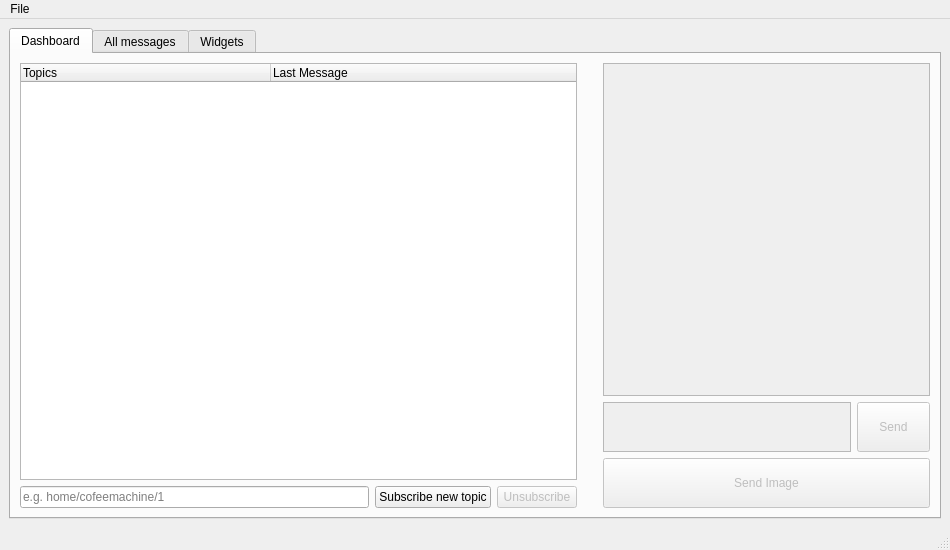
<?xml version="1.0" encoding="UTF-8"?>
<ui version="4.0">
 <class>window</class>
 <widget class="QMainWindow" name="window">
  <property name="enabled">
   <bool>true</bool>
  </property>
  <property name="geometry">
   <rect>
    <x>0</x>
    <y>0</y>
    <width>950</width>
    <height>550</height>
   </rect>
  </property>
  <property name="minimumSize">
   <size>
    <width>950</width>
    <height>550</height>
   </size>
  </property>
  <property name="windowTitle">
   <string>MQTT Explorer</string>
  </property>
  <widget class="QWidget" name="centralwidget">
   <layout class="QGridLayout" name="gridLayout_5">
    <item row="0" column="0">
     <widget class="QTabWidget" name="tabWidget">
      <property name="enabled">
       <bool>true</bool>
      </property>
      <property name="currentIndex">
       <number>0</number>
      </property>
      <widget class="QWidget" name="tab">
       <attribute name="title">
        <string>Dashboard</string>
       </attribute>
       <layout class="QGridLayout" name="gridLayout_2">
        <item row="0" column="0">
         <layout class="QHBoxLayout" name="horizontalLayout" stretch="17,0,10">
          <item>
           <layout class="QVBoxLayout" name="verticalLayout">
            <item>
             <widget class="QTreeWidget" name="treeWidget">
              <property name="enabled">
               <bool>true</bool>
              </property>
              <property name="indentation">
               <number>10</number>
              </property>
              <property name="uniformRowHeights">
               <bool>false</bool>
              </property>
              <property name="itemsExpandable">
               <bool>true</bool>
              </property>
              <property name="allColumnsShowFocus">
               <bool>false</bool>
              </property>
              <property name="wordWrap">
               <bool>false</bool>
              </property>
              <property name="headerHidden">
               <bool>false</bool>
              </property>
              <property name="columnCount">
               <number>2</number>
              </property>
              <attribute name="headerVisible">
               <bool>true</bool>
              </attribute>
              <attribute name="headerCascadingSectionResizes">
               <bool>true</bool>
              </attribute>
              <attribute name="headerMinimumSectionSize">
               <number>250</number>
              </attribute>
              <attribute name="headerHighlightSections">
               <bool>false</bool>
              </attribute>
              <attribute name="headerShowSortIndicator" stdset="0">
               <bool>false</bool>
              </attribute>
              <attribute name="headerStretchLastSection">
               <bool>true</bool>
              </attribute>
              <column>
               <property name="text">
                <string>Topics</string>
               </property>
               <property name="font">
                <font>
                 <weight>50</weight>
                 <bold>false</bold>
                </font>
               </property>
               <property name="textAlignment">
                <set>AlignLeading|AlignVCenter</set>
               </property>
              </column>
              <column>
               <property name="text">
                <string>Last Message</string>
               </property>
              </column>
             </widget>
            </item>
            <item>
             <layout class="QHBoxLayout" name="horizontalLayout_3" stretch="3,1,0">
              <item>
               <widget class="QLineEdit" name="subscribe_text">
                <property name="placeholderText">
                 <string>e.g. home/cofeemachine/1</string>
                </property>
               </widget>
              </item>
              <item>
               <widget class="QPushButton" name="subscribe_btn">
                <property name="text">
                 <string>Subscribe new topic</string>
                </property>
               </widget>
              </item>
              <item>
               <widget class="QPushButton" name="unsubscribe_btn">
                <property name="enabled">
                 <bool>false</bool>
                </property>
                <property name="palette">
                 <palette>
                  <active>
                   <colorrole role="Button">
                    <brush brushstyle="SolidPattern">
                     <color alpha="255">
                      <red>168</red>
                      <green>50</green>
                      <blue>50</blue>
                     </color>
                    </brush>
                   </colorrole>
                   <colorrole role="ButtonText">
                    <brush brushstyle="SolidPattern">
                     <color alpha="255">
                      <red>255</red>
                      <green>255</green>
                      <blue>255</blue>
                     </color>
                    </brush>
                   </colorrole>
                  </active>
                  <inactive>
                   <colorrole role="Button">
                    <brush brushstyle="SolidPattern">
                     <color alpha="255">
                      <red>239</red>
                      <green>239</green>
                      <blue>239</blue>
                     </color>
                    </brush>
                   </colorrole>
                   <colorrole role="ButtonText">
                    <brush brushstyle="SolidPattern">
                     <color alpha="255">
                      <red>0</red>
                      <green>0</green>
                      <blue>0</blue>
                     </color>
                    </brush>
                   </colorrole>
                  </inactive>
                  <disabled>
                   <colorrole role="Button">
                    <brush brushstyle="SolidPattern">
                     <color alpha="255">
                      <red>239</red>
                      <green>239</green>
                      <blue>239</blue>
                     </color>
                    </brush>
                   </colorrole>
                   <colorrole role="ButtonText">
                    <brush brushstyle="SolidPattern">
                     <color alpha="255">
                      <red>190</red>
                      <green>190</green>
                      <blue>190</blue>
                     </color>
                    </brush>
                   </colorrole>
                  </disabled>
                 </palette>
                </property>
                <property name="text">
                 <string>Unsubscribe</string>
                </property>
               </widget>
              </item>
             </layout>
            </item>
           </layout>
          </item>
          <item>
           <spacer name="horizontalSpacer">
            <property name="orientation">
             <enum>Qt::Horizontal</enum>
            </property>
            <property name="sizeHint" stdset="0">
             <size>
              <width>20</width>
              <height>20</height>
             </size>
            </property>
           </spacer>
          </item>
          <item>
           <layout class="QVBoxLayout" name="verticalLayout_2" stretch="20,2,1">
            <item>
             <widget class="QListWidget" name="listWidget">
              <property name="enabled">
               <bool>false</bool>
              </property>
              <property name="autoFillBackground">
               <bool>false</bool>
              </property>
              <property name="isWrapping" stdset="0">
               <bool>false</bool>
              </property>
              <property name="resizeMode">
               <enum>QListView::Fixed</enum>
              </property>
              <property name="viewMode">
               <enum>QListView::ListMode</enum>
              </property>
              <property name="uniformItemSizes">
               <bool>false</bool>
              </property>
              <property name="wordWrap">
               <bool>true</bool>
              </property>
             </widget>
            </item>
            <item>
             <layout class="QHBoxLayout" name="horizontalLayout_2" stretch="0,0">
              <item>
               <widget class="QTextEdit" name="textEdit">
                <property name="enabled">
                 <bool>false</bool>
                </property>
                <property name="minimumSize">
                 <size>
                  <width>0</width>
                  <height>50</height>
                 </size>
                </property>
               </widget>
              </item>
              <item>
               <widget class="QPushButton" name="send_btn">
                <property name="enabled">
                 <bool>false</bool>
                </property>
                <property name="sizePolicy">
                 <sizepolicy hsizetype="Minimum" vsizetype="Expanding">
                  <horstretch>0</horstretch>
                  <verstretch>0</verstretch>
                 </sizepolicy>
                </property>
                <property name="minimumSize">
                 <size>
                  <width>50</width>
                  <height>50</height>
                 </size>
                </property>
                <property name="text">
                 <string>Send</string>
                </property>
               </widget>
              </item>
             </layout>
            </item>
            <item>
             <widget class="QPushButton" name="attachFile_btn">
              <property name="enabled">
               <bool>false</bool>
              </property>
              <property name="sizePolicy">
               <sizepolicy hsizetype="Minimum" vsizetype="Expanding">
                <horstretch>0</horstretch>
                <verstretch>0</verstretch>
               </sizepolicy>
              </property>
              <property name="minimumSize">
               <size>
                <width>50</width>
                <height>50</height>
               </size>
              </property>
              <property name="text">
               <string>Send Image</string>
              </property>
             </widget>
            </item>
           </layout>
          </item>
         </layout>
        </item>
       </layout>
      </widget>
      <widget class="QWidget" name="tab_2">
       <attribute name="title">
        <string>All messages</string>
       </attribute>
       <layout class="QGridLayout" name="gridLayout_3">
        <item row="0" column="0">
         <widget class="QListWidget" name="listWidget_all"/>
        </item>
       </layout>
      </widget>
      <widget class="QWidget" name="tab_3">
       <attribute name="title">
        <string>Widgets</string>
       </attribute>
       <layout class="QGridLayout" name="gridLayout_4" columnstretch="10,4">
        <item row="0" column="0">
         <layout class="QVBoxLayout" name="verticalLayout_3" stretch="0,50">
          <item>
           <spacer name="horizontalSpacer_2">
            <property name="orientation">
             <enum>Qt::Horizontal</enum>
            </property>
            <property name="sizeHint" stdset="0">
             <size>
              <width>40</width>
              <height>20</height>
             </size>
            </property>
           </spacer>
          </item>
          <item>
           <layout class="QVBoxLayout" name="layout_w">
            <item>
             <widget class="QScrollArea" name="widgets_scrollArea">
              <property name="verticalScrollBarPolicy">
               <enum>Qt::ScrollBarAlwaysOn</enum>
              </property>
              <property name="horizontalScrollBarPolicy">
               <enum>Qt::ScrollBarAsNeeded</enum>
              </property>
              <property name="sizeAdjustPolicy">
               <enum>QAbstractScrollArea::AdjustIgnored</enum>
              </property>
              <property name="widgetResizable">
               <bool>true</bool>
              </property>
              <widget class="QWidget" name="scrollAreaWidgetContents_2">
               <property name="geometry">
                <rect>
                 <x>0</x>
                 <y>0</y>
                 <width>626</width>
                 <height>407</height>
                </rect>
               </property>
               <layout class="QGridLayout" name="gridLayout">
                <item row="0" column="0">
                 <layout class="QVBoxLayout" name="widgets_layout">
                  <property name="sizeConstraint">
                   <enum>QLayout::SetDefaultConstraint</enum>
                  </property>
                  <item>
                   <spacer name="verticalSpacer_2">
                    <property name="orientation">
                     <enum>Qt::Vertical</enum>
                    </property>
                    <property name="sizeHint" stdset="0">
                     <size>
                      <width>20</width>
                      <height>40</height>
                     </size>
                    </property>
                   </spacer>
                  </item>
                 </layout>
                </item>
               </layout>
              </widget>
             </widget>
            </item>
           </layout>
          </item>
         </layout>
        </item>
        <item row="0" column="1">
         <layout class="QVBoxLayout" name="verticalLayout_4">
          <item>
           <widget class="QLabel" name="label_2">
            <property name="text">
             <string>Choose widget</string>
            </property>
           </widget>
          </item>
          <item>
           <widget class="QComboBox" name="widget_combobox">
            <item>
             <property name="text">
              <string>Lights</string>
             </property>
            </item>
            <item>
             <property name="text">
              <string>Thermostat</string>
             </property>
            </item>
            <item>
             <property name="text">
              <string>Coffe Machine</string>
             </property>
            </item>
            <item>
             <property name="text">
              <string>Termometer</string>
             </property>
            </item>
            <item>
             <property name="text">
              <string>Camera</string>
             </property>
            </item>
           </widget>
          </item>
          <item>
           <widget class="QLabel" name="label_3">
            <property name="text">
             <string>Name</string>
            </property>
           </widget>
          </item>
          <item>
           <widget class="QLineEdit" name="widget_name"/>
          </item>
          <item>
           <widget class="QLabel" name="label">
            <property name="text">
             <string>Connect to</string>
            </property>
           </widget>
          </item>
          <item>
           <widget class="QLineEdit" name="widget_topic">
            <property name="placeholderText">
             <string>e.g. home/cofeemachine</string>
            </property>
           </widget>
          </item>
          <item>
           <spacer name="verticalSpacer">
            <property name="orientation">
             <enum>Qt::Vertical</enum>
            </property>
            <property name="sizeHint" stdset="0">
             <size>
              <width>20</width>
              <height>40</height>
             </size>
            </property>
           </spacer>
          </item>
          <item>
           <widget class="QPushButton" name="addWidget_btn">
            <property name="text">
             <string>Add widget</string>
            </property>
           </widget>
          </item>
         </layout>
        </item>
       </layout>
      </widget>
     </widget>
    </item>
   </layout>
  </widget>
  <widget class="QMenuBar" name="menubar">
   <property name="geometry">
    <rect>
     <x>0</x>
     <y>0</y>
     <width>950</width>
     <height>22</height>
    </rect>
   </property>
   <widget class="QMenu" name="menuFile">
    <property name="title">
     <string>File</string>
    </property>
    <addaction name="actionSnapshot"/>
   </widget>
   <addaction name="menuFile"/>
  </widget>
  <widget class="QStatusBar" name="statusbar"/>
  <action name="actionSnapshot">
   <property name="text">
    <string>Snapshot</string>
   </property>
  </action>
 </widget>
 <resources/>
 <connections/>
</ui>
